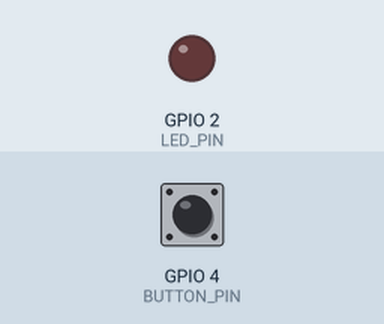
Simulated run of this program. Board: ESP32. Parts: output pins drawn as LEDs (lit = HIGH). The test bench sets the inputs (shaded band); at power-on: GPIO 4 (BUTTON_PIN) HIGH. What the program prints to the serial monitor is not drawn.

Above: at 1.2 s.
1.3 s: GPIO 4 (BUTTON_PIN) pulled LOW for 0.15 s
Timing chart, 0 to 4.3 s (numbered marks = the images above; inputs shaded):
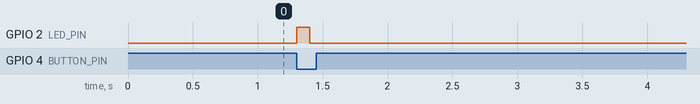

The program:

main.cpp
```cpp
#include <Arduino.h>

#define BUTTON_PIN 4
#define LED_PIN 2
#define LED_CHANNEL 0
#define DEBOUNCE_MS 50

volatile uint32_t debouncedCount = 0;
volatile uint32_t rawEdgeCount = 0;
volatile unsigned long lastInterruptTime = 0;

void IRAM_ATTR handleInterrupt() {
    rawEdgeCount++;

    unsigned long now = millis();

    if (now - lastInterruptTime >= DEBOUNCE_MS) {
        debouncedCount++;
        lastInterruptTime = now;
    }
}

void setup() {
    Serial.begin(115200);

    pinMode(BUTTON_PIN, INPUT_PULLUP);
    pinMode(LED_PIN, OUTPUT);

    ledcSetup(LED_CHANNEL, 5000, 8);
    ledcAttachPin(LED_PIN, LED_CHANNEL);

    attachInterrupt(
        digitalPinToInterrupt(BUTTON_PIN),
        handleInterrupt,
        FALLING
    );

    Serial.println("Demo Debounce started!");
}

void loop() {
    static uint32_t lastRaw = 0;
    static uint32_t lastDebounced = 0;

    uint32_t raw;
    uint32_t debounced;

    noInterrupts();
    raw = rawEdgeCount;
    debounced = debouncedCount;
    interrupts();

    if (debounced != lastDebounced) {
        lastDebounced = debounced;

        // Chop LED khi co lan nhan hop le
        ledcWrite(LED_CHANNEL, 255);
        delay(100);
        ledcWrite(LED_CHANNEL, 0);

        Serial.print("So lan nhan hop le: ");
        Serial.println(debounced);
    }

    if (raw != lastRaw) {
        lastRaw = raw;

        Serial.print("Tong so suon xuong: ");
        Serial.println(raw);
    }

    delay(5);
}
```

Measured:
- after the input at 1.3 s, GPIO 2 (LED_PIN): LOW → HIGH at once, → LOW 0.10 s later
